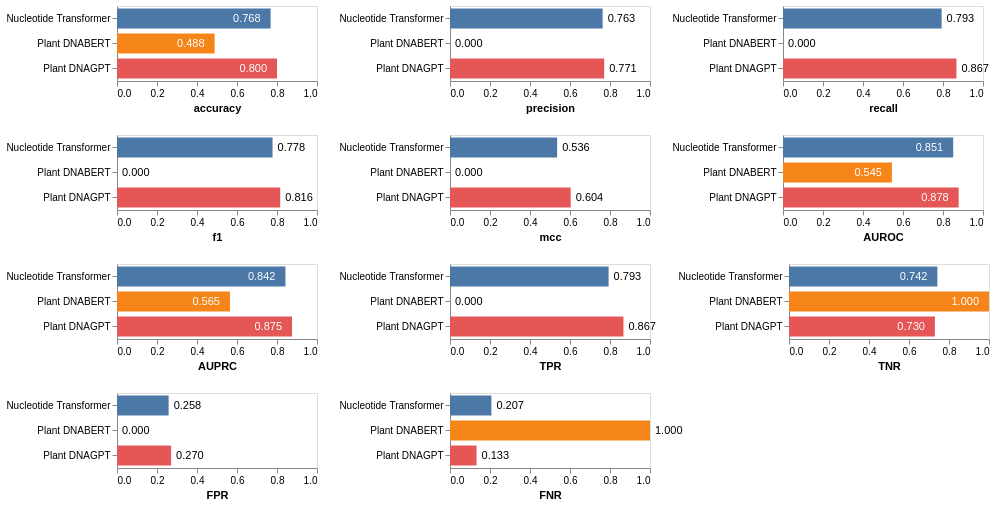
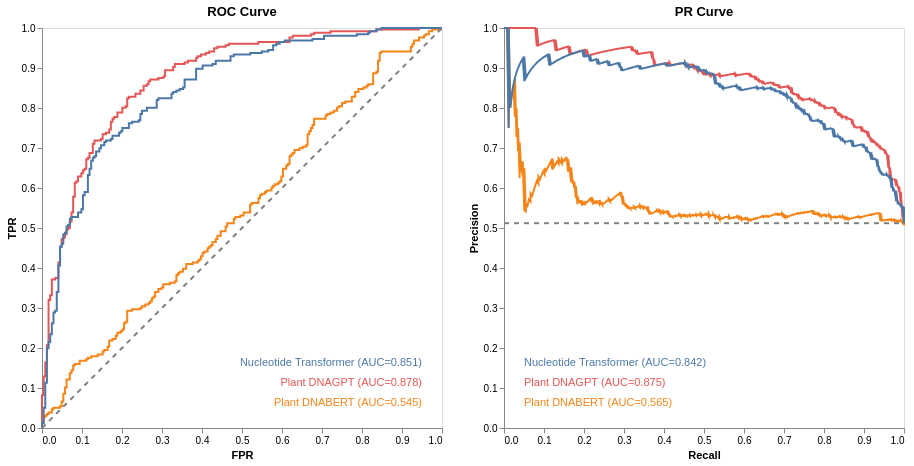

Notebook source saved alongside these figures, in order:
### Code cell
pbar.show()
pline.show()

### Figure 1 — Vega-Lite specification as saved in the notebook (floating-point values rounded to 4 significant figures)
{"config": {"view": {"continuousWidth": 300, "continuousHeight": 300}, "axis": {"grid": false}}, "vconcat": [{"hconcat": [{"layer": [{"mark": {"type": "bar", "size": 20}, "encoding": {"color": {"field": "models", "legend": null, "type": "nominal"}, "tooltip": [{"field": "models", "type": "nominal"}, {"field": "accuracy", "type": "quantitative"}], "x": {"field": "accuracy", "scale": {"domain": [0.0, 1.0]}, "type": "quantitative"}, "y": {"field": "models", "title": null, "type": "nominal"}}}, {"mark": {"type": "text", "align": "right", "baseline": "middle", "color": "white", "dx": -10}, "encoding": {"text": {"field": "accuracy", "format": ".3f", "type": "quantitative"}, "x": {"field": "accuracy", "type": "quantitative"}, "y": {"field": "models", "title": null, "type": "nominal"}}}], "height": 75, "width": 200}, {"layer": [{"mark": {"type": "bar", "size": 20}, "encoding": {"color": {"field": "models", "legend": null, "type": "nominal"}, "tooltip": [{"field": "models", "type": "nominal"}, {"field": "precision", "type": "quantitative"}], "x": {"field": "precision", "scale": {"domain": [0.0, 1.0]}, "type": "quantitative"}, "y": {"field": "models", "title": null, "type": "nominal"}}}, {"mark": {"type": "text", "align": "left", "baseline": "middle", "color": "black", "dx": 5}, "encoding": {"text": {"field": "precision", "format": ".3f", "type": "quantitative"}, "x": {"field": "precision", "type": "quantitative"}, "y": {"field": "models", "title": null, "type": "nominal"}}}], "height": 75, "width": 200}, {"layer": [{"mark": {"type": "bar", "size": 20}, "encoding": {"color": {"field": "models", "legend": null, "type": "nominal"}, "tooltip": [{"field": "models", "type": "nominal"}, {"field": "recall", "type": "quantitative"}], "x": {"field": "recall", "scale": {"domain": [0.0, 1.0]}, "type": "quantitative"}, "y": {"field": "models", "title": null, "type": "nominal"}}}, {"mark": {"type": "text", "align": "left", "baseline": "middle", "color": "black", "dx": 5}, "encoding": {"text": {"field": "recall", "format": ".3f", "type": "quantitative"}, "x": {"field": "recall", "type": "quantitative"}, "y": {"field": "models", "title": null, "type": "nominal"}}}], "height": 75, "width": 200}]}, {"hconcat": [{"layer": [{"mark": {"type": "bar", "size": 20}, "encoding": {"color": {"field": "models", "legend": null, "type": "nominal"}, "tooltip": [{"field": "models", "type": "nominal"}, {"field": "f1", "type": "quantitative"}], "x": {"field": "f1", "scale": {"domain": [0.0, 1.0]}, "type": "quantitative"}, "y": {"field": "models", "title": null, "type": "nominal"}}}, {"mark": {"type": "text", "align": "left", "baseline": "middle", "color": "black", "dx": 5}, "encoding": {"text": {"field": "f1", "format": ".3f", "type": "quantitative"}, "x": {"field": "f1", "type": "quantitative"}, "y": {"field": "models", "title": null, "type": "nominal"}}}], "height": 75, "width": 200}, {"layer": [{"mark": {"type": "bar", "size": 20}, "encoding": {"color": {"field": "models", "legend": null, "type": "nominal"}, "tooltip": [{"field": "models", "type": "nominal"}, {"field": "mcc", "type": "quantitative"}], "x": {"field": "mcc", "scale": {"domain": [0.0, 1.0]}, "type": "quantitative"}, "y": {"field": "models", "title": null, "type": "nominal"}}}, {"mark": {"type": "text", "align": "left", "baseline": "middle", "color": "black", "dx": 5}, "encoding": {"text": {"field": "mcc", "format": ".3f", "type": "quantitative"}, "x": {"field": "mcc", "type": "quantitative"}, "y": {"field": "models", "title": null, "type": "nominal"}}}], "height": 75, "width": 200}, {"layer": [{"mark": {"type": "bar", "size": 20}, "encoding": {"color": {"field": "models", "legend": null, "type": "nominal"}, "tooltip": [{"field": "models", "type": "nominal"}, {"field": "AUROC", "type": "quantitative"}], "x": {"field": "AUROC", "scale": {"domain": [0.0, 1.0]}, "type": "quantitative"}, "y": {"field": "models", "title": null, "type": "nominal"}}}, {"mark": {"type": "text", "align": "right", "baseline": "middle", "color": "white", "dx": -10}, "encoding": {"text": {"field": "AUROC", "format": ".3f", "type": "quantitative"}, "x": {"field": "AUROC", "type": "quantitative"}, "y": {"field": "models", "title": null, "type": "nominal"}}}], "height": 75, "width": 200}]}, {"hconcat": [{"layer": [{"mark": {"type": "bar", "size": 20}, "encoding": {"color": {"field": "models", "legend": null, "type": "nominal"}, "tooltip": [{"field": "models", "type": "nominal"}, {"field": "AUPRC", "type": "quantitative"}], "x": {"field": "AUPRC", "scale": {"domain": [0.0, 1.0]}, "type": "quantitative"}, "y": {"field": "models", "title": null, "type": "nominal"}}}, {"mark": {"type": "text", "align": "right", "baseline": "middle", "color": "white", "dx": -10}, "encoding": {"text": {"field": "AUPRC", "format": ".3f", "type": "quantitative"}, "x": {"field": "AUPRC", "type": "quantitative"}, "y": {"field": "models", "title": null, "type": "nominal"}}}], "height": 75, "width": 200}, {"layer": [{"mark": {"type": "bar", "size": 20}, "encoding": {"color": {"field": "models", "legend": null, "type": "nominal"}, "tooltip": [{"field": "models", "type": "nominal"}, {"field": "TPR", "type": "quantitative"}], "x": {"field": "TPR", "scale": {"domain": [0.0, 1.0]}, "type": "quantitative"}, "y": {"field": "models", "title": null, "type": "nominal"}}}, {"mark": {"type": "text", "align": "left", "baseline": "middle", "color": "black", "dx": 5}, "encoding": {"text": {"field": "TPR", "format": ".3f", "type": "quantitative"}, "x": {"field": "TPR", "type": "quantitative"}, "y": {"field": "models", "title": null, "type": "nominal"}}}], "height": 75, "width": 200}, {"layer": [{"mark": {"type": "bar", "size": 20}, "encoding": {"color": {"field": "models", "legend": null, "type": "nominal"}, "tooltip": [{"field": "models", "type": "nominal"}, {"field": "TNR", "type": "quantitative"}], "x": {"field": "TNR", "scale": {"domain": [0.0, 1.0]}, "type": "quantitative"}, "y": {"field": "models", "title": null, "type": "nominal"}}}, {"mark": {"type": "text", "align": "right", "baseline": "middle", "color": "white", "dx": -10}, "encoding": {"text": {"field": "TNR", "format": ".3f", "type": "quantitative"}, "x": {"field": "TNR", "type": "quantitative"}, "y": {"field": "models", "title": null, "type": "nominal"}}}], "height": 75, "width": 200}]}, {"hconcat": [{"layer": [{"mark": {"type": "bar", "size": 20}, "encoding": {"color": {"field": "models", "legend": null, "type": "nominal"}, "tooltip": [{"field": "models", "type": "nominal"}, {"field": "FPR", "type": "quantitative"}], "x": {"field": "FPR", "scale": {"domain": [0.0, 1.0]}, "type": "quantitative"}, "y": {"field": "models", "title": null, "type": "nominal"}}}, {"mark": {"type": "text", "align": "left", "baseline": "middle", "color": "black", "dx": 5}, "encoding": {"text": {"field": "FPR", "format": ".3f", "type": "quantitative"}, "x": {"field": "FPR", "type": "quantitative"}, "y": {"field": "models", "title": null, "type": "nominal"}}}], "height": 75, "width": 200}, {"layer": [{"mark": {"type": "bar", "size": 20}, "encoding": {"color": {"field": "models", "legend": null, "type": "nominal"}, "tooltip": [{"field": "models", "type": "nominal"}, {"field": "FNR", "type": "quantitative"}], "x": {"field": "FNR", "scale": {"domain": [0.0, 1.0]}, "type": "quantitative"}, "y": {"field": "models", "title": null, "type": "nominal"}}}, {"mark": {"type": "text", "align": "left", "baseline": "middle", "color": "black", "dx": 5}, "encoding": {"text": {"field": "FNR", "format": ".3f", "type": "quantitative"}, "x": {"field": "FNR", "type": "quantitative"}, "y": {"field": "models", "title": null, "type": "nominal"}}}], "height": 75, "width": 200}]}], "data": {"name": "data-3b49e281f051426bc0cb67455c1030db"}, "$schema": "https://vega.github.io/schema/vega-lite/v6.4.1.json", "datasets": {"data-3b49e281f051426bc0cb67455c1030db": [{"models": "Plant DNABERT", "accuracy": 0.488, "precision": 0.0, "recall": 0.0, "f1": 0.0, "mcc": 0.0, "AUROC": 0.5445, "AUPRC": 0.5648, "TPR": 0.0, "TNR": 1.0, "FPR": 0.0, "FNR": 1.0}, {"models": "Plant DNAGPT", "accuracy": 0.8, "precision": 0.7708, "recall": 0.8672, "f1": 0.8162, "mcc": 0.6035, "AUROC": 0.8783, "AUPRC": 0.8751, "TPR": 0.8672, "TNR": 0.7295, "FPR": 0.2705, "FNR": 0.1328}, {"models": "Nucleotide Transformer", "accuracy": 0.768, "precision": 0.7632, "recall": 0.793, "f1": 0.7778, "mcc": 0.5357, "AUROC": 0.851, "AUPRC": 0.8422, "TPR": 0.793, "TNR": 0.7418, "FPR": 0.2582, "FNR": 0.207}]}}

### Figure 2 — Vega-Lite specification as saved in the notebook (floating-point values rounded to 4 significant figures; data arrays with more than 128 entries replaced by an {"elided": "..."} marker saying what was removed)
{"config": {"view": {"continuousWidth": 300, "continuousHeight": 300}, "axis": {"grid": false}}, "hconcat": [{"layer": [{"data": {"name": "data-0205def0b75a46d92f99325672d6123a"}, "mark": {"type": "line"}, "encoding": {"color": {"field": "models", "title": "Models", "type": "nominal"}, "tooltip": [{"field": "fpr", "type": "quantitative"}, {"field": "tpr", "type": "quantitative"}, {"field": "models", "type": "nominal"}], "x": {"field": "fpr", "scale": {"domain": [0.0, 1.0]}, "title": "FPR", "type": "quantitative"}, "y": {"field": "tpr", "scale": {"domain": [0.0, 1.0]}, "title": "TPR", "type": "quantitative"}}, "title": "ROC Curve"}, {"data": {"name": "data-955f4e3abaa65cb77a3adbe85cf37989"}, "mark": {"type": "line", "color": "gray", "strokeDash": [5, 5]}, "encoding": {"x": {"field": "fpr", "scale": {"domain": [0.0, 1.0]}, "type": "quantitative"}, "y": {"field": "tpr", "scale": {"domain": [0.0, 1.0]}, "type": "quantitative"}}}, {"data": {"name": "data-fa71138fa706090e259bf5ac8dc45bd4"}, "mark": {"type": "text", "align": "right", "baseline": "bottom"}, "encoding": {"color": {"field": "models", "legend": null, "type": "nominal"}, "text": {"field": "label", "type": "nominal"}, "x": {"field": "fpr", "scale": {"domain": [0.0, 1.0]}, "type": "quantitative"}, "y": {"field": "tpr", "scale": {"domain": [0.0, 1.0]}, "type": "quantitative"}}}], "height": 400, "width": 400}, {"layer": [{"data": {"name": "data-43851d576df9b602c5ea384aff52d1b4"}, "mark": {"type": "line"}, "encoding": {"color": {"field": "models", "title": "Models", "type": "nominal"}, "tooltip": [{"field": "recall", "type": "quantitative"}, {"field": "precision", "type": "quantitative"}, {"field": "models", "type": "nominal"}], "x": {"field": "recall", "scale": {"domain": [0.0, 1.0]}, "title": "Recall", "type": "quantitative"}, "y": {"field": "precision", "scale": {"domain": [0.0, 1.0]}, "title": "Precision", "type": "quantitative"}}, "title": "PR Curve"}, {"data": {"name": "data-0c2933bcdfda8a579448fe33147500a5"}, "mark": {"type": "line", "color": "gray", "strokeDash": [5, 5]}, "encoding": {"x": {"field": "recall", "scale": {"domain": [0.0, 1.0]}, "type": "quantitative"}, "y": {"field": "precision", "scale": {"domain": [0.0, 1.0]}, "type": "quantitative"}}}, {"data": {"name": "data-8e7e9481fa8b499cae2aa2926bfea424"}, "mark": {"type": "text", "align": "left", "baseline": "bottom"}, "encoding": {"color": {"field": "models", "legend": null, "type": "nominal"}, "text": {"field": "label", "type": "nominal"}, "x": {"field": "recall", "scale": {"domain": [0.0, 1.0]}, "type": "quantitative"}, "y": {"field": "precision", "scale": {"domain": [0.0, 1.0]}, "type": "quantitative"}}}], "height": 400, "width": 400}], "$schema": "https://vega.github.io/schema/vega-lite/v6.4.1.json", "datasets": {"data-0205def0b75a46d92f99325672d6123a": {"elided": "546 records"}, "data-955f4e3abaa65cb77a3adbe85cf37989": [{"fpr": 0, "tpr": 0}, {"fpr": 1, "tpr": 1}], "data-fa71138fa706090e259bf5ac8dc45bd4": [{"models": "Plant DNABERT", "label": "Plant DNABERT (AUC=0.545)", "fpr": 0.95, "tpr": 0.05}, {"models": "Plant DNAGPT", "label": "Plant DNAGPT (AUC=0.878)", "fpr": 0.95, "tpr": 0.1}, {"models": "Nucleotide Transformer", "label": "Nucleotide Transformer (AUC=0.851)", "fpr": 0.95, "tpr": 0.15}], "data-43851d576df9b602c5ea384aff52d1b4": {"elided": "1503 records"}, "data-0c2933bcdfda8a579448fe33147500a5": [{"recall": 0, "precision": 0.512}, {"recall": 1, "precision": 0.512}], "data-8e7e9481fa8b499cae2aa2926bfea424": [{"models": "Plant DNABERT", "label": "Plant DNABERT (AUC=0.565)", "recall": 0.05, "precision": 0.05}, {"models": "Plant DNAGPT", "label": "Plant DNAGPT (AUC=0.875)", "recall": 0.05, "precision": 0.1}, {"models": "Nucleotide Transformer", "label": "Nucleotide Transformer (AUC=0.842)", "recall": 0.05, "precision": 0.15}]}}
